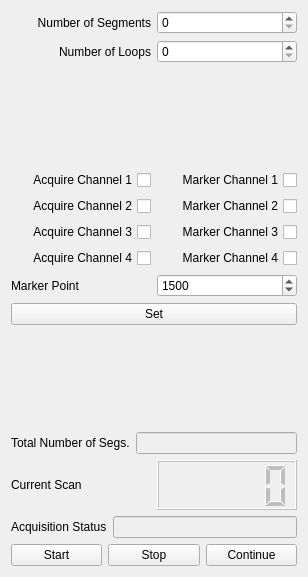
             <widget class="QWidget" name="pAcquisition">
              <property name="geometry">
               <rect>
                <x>0</x>
                <y>0</y>
                <width>308</width>
                <height>577</height>
               </rect>
              </property>
              <attribute name="label">
               <string>Acquisition</string>
              </attribute>
              <layout class="QVBoxLayout" name="verticalLayout_13">
               <item>
                <layout class="QHBoxLayout" name="horizontalLayout_29">
                 <item>
                  <widget class="QLabel" name="label_16">
                   <property name="text">
                    <string>Number of Segments</string>
                   </property>
                   <property name="alignment">
                    <set>Qt::AlignRight|Qt::AlignTrailing|Qt::AlignVCenter</set>
                   </property>
                  </widget>
                 </item>
                 <item>
                  <widget class="QSpinBox" name="sB_NumSegments">
                   <property name="maximum">
                    <number>9999</number>
                   </property>
                  </widget>
                 </item>
                </layout>
               </item>
               <item>
                <layout class="QHBoxLayout" name="horizontalLayout_40">
                 <item>
                  <widget class="QLabel" name="label_29">
                   <property name="text">
                    <string>Number of Loops</string>
                   </property>
                   <property name="alignment">
                    <set>Qt::AlignRight|Qt::AlignTrailing|Qt::AlignVCenter</set>
                   </property>
                  </widget>
                 </item>
                 <item>
                  <widget class="QSpinBox" name="sB_NumLoops">
                   <property name="maximum">
                    <number>9999</number>
                   </property>
                  </widget>
                 </item>
                </layout>
               </item>
               <item>
                <spacer name="verticalSpacer_6">
                 <property name="orientation">
                  <enum>Qt::Vertical</enum>
                 </property>
                 <property name="sizeHint" stdset="0">
                  <size>
                   <width>20</width>
                   <height>40</height>
                  </size>
                 </property>
                </spacer>
               </item>
               <item>
                <layout class="QHBoxLayout" name="horizontalLayout_43">
                 <item>
                  <widget class="QCheckBox" name="cB_AcquireChannel1">
                   <property name="layoutDirection">
                    <enum>Qt::RightToLeft</enum>
                   </property>
                   <property name="text">
                    <string>Acquire Channel 1</string>
                   </property>
                   <property name="tristate">
                    <bool>false</bool>
                   </property>
                  </widget>
                 </item>
                 <item>
                  <widget class="QCheckBox" name="cB_MarkerChannel1">
                   <property name="layoutDirection">
                    <enum>Qt::RightToLeft</enum>
                   </property>
                   <property name="text">
                    <string>Marker Channel 1</string>
                   </property>
                  </widget>
                 </item>
                </layout>
               </item>
               <item>
                <layout class="QHBoxLayout" name="horizontalLayout_42">
                 <item>
                  <widget class="QCheckBox" name="cB_AcquireChannel2">
                   <property name="layoutDirection">
                    <enum>Qt::RightToLeft</enum>
                   </property>
                   <property name="text">
                    <string>Acquire Channel 2</string>
                   </property>
                   <property name="tristate">
                    <bool>false</bool>
                   </property>
                  </widget>
                 </item>
                 <item>
                  <widget class="QCheckBox" name="cB_MarkerChannel2">
                   <property name="layoutDirection">
                    <enum>Qt::RightToLeft</enum>
                   </property>
                   <property name="text">
                    <string>Marker Channel 2</string>
                   </property>
                  </widget>
                 </item>
                </layout>
               </item>
               <item>
                <layout class="QHBoxLayout" name="horizontalLayout_28">
                 <item>
                  <widget class="QCheckBox" name="cB_AcquireChannel3">
                   <property name="layoutDirection">
                    <enum>Qt::RightToLeft</enum>
                   </property>
                   <property name="text">
                    <string>Acquire Channel 3</string>
                   </property>
                   <property name="tristate">
                    <bool>false</bool>
                   </property>
                  </widget>
                 </item>
                 <item>
                  <widget class="QCheckBox" name="cB_MarkerChannel3">
                   <property name="layoutDirection">
                    <enum>Qt::RightToLeft</enum>
                   </property>
                   <property name="text">
                    <string>Marker Channel 3</string>
                   </property>
                  </widget>
                 </item>
                </layout>
               </item>
               <item>
                <layout class="QHBoxLayout" name="horizontalLayout_27">
                 <item>
                  <widget class="QCheckBox" name="cB_AcquireChannel4">
                   <property name="layoutDirection">
                    <enum>Qt::RightToLeft</enum>
                   </property>
                   <property name="text">
                    <string>Acquire Channel 4</string>
                   </property>
                   <property name="tristate">
                    <bool>false</bool>
                   </property>
                  </widget>
                 </item>
                 <item>
                  <widget class="QCheckBox" name="cB_MarkerChannel4">
                   <property name="layoutDirection">
                    <enum>Qt::RightToLeft</enum>
                   </property>
                   <property name="text">
                    <string>Marker Channel 4</string>
                   </property>
                  </widget>
                 </item>
                </layout>
               </item>
               <item>
                <layout class="QHBoxLayout" name="horizontalLayout_68">
                 <item>
                  <widget class="QLabel" name="label_53">
                   <property name="text">
                    <string>Marker Point</string>
                   </property>
                  </widget>
                 </item>
                 <item>
                  <widget class="QSpinBox" name="sB_MarkerPoint">
                   <property name="maximum">
                    <number>999999</number>
                   </property>
                   <property name="value">
                    <number>1500</number>
                   </property>
                  </widget>
                 </item>
                </layout>
               </item>
               <item>
                <layout class="QHBoxLayout" name="horizontalLayout_30">
                 <item>
                  <widget class="QPushButton" name="pB_SetAcquisition">
                   <property name="text">
                    <string>Set</string>
                   </property>
                  </widget>
                 </item>
                </layout>
               </item>
               <item>
                <spacer name="verticalSpacer_4">
                 <property name="orientation">
                  <enum>Qt::Vertical</enum>
                 </property>
                 <property name="sizeHint" stdset="0">
                  <size>
                   <width>20</width>
                   <height>40</height>
                  </size>
                 </property>
                </spacer>
               </item>
               <item>
                <layout class="QHBoxLayout" name="horizontalLayout_9">
                 <item>
                  <widget class="QLabel" name="label_2">
                   <property name="text">
                    <string>Total Number of Segs.</string>
                   </property>
                  </widget>
                 </item>
                 <item>
                  <widget class="QLineEdit" name="lE_TotNumSegments">
                   <property name="enabled">
                    <bool>false</bool>
                   </property>
                   <property name="maximumSize">
                    <size>
                     <width>16777215</width>
                     <height>16777215</height>
                    </size>
                   </property>
                   <property name="readOnly">
                    <bool>true</bool>
                   </property>
                  </widget>
                 </item>
                </layout>
               </item>
               <item>
                <layout class="QHBoxLayout" name="horizontalLayout_67">
                 <item>
                  <widget class="QLabel" name="label_52">
                   <property name="text">
                    <string>Current Scan</string>
                   </property>
                  </widget>
                 </item>
                 <item>
                  <widget class="QLCDNumber" name="lN_CurrentScan">
                   <property name="enabled">
                    <bool>false</bool>
                   </property>
                   <property name="minimumSize">
                    <size>
                     <width>0</width>
                     <height>50</height>
                    </size>
                   </property>
                  </widget>
                 </item>
                </layout>
               </item>
               <item>
                <layout class="QHBoxLayout" name="horizontalLayout_66">
                 <item>
                  <widget class="QLabel" name="label_51">
                   <property name="text">
                    <string>Acquisition Status</string>
                   </property>
                  </widget>
                 </item>
                 <item>
                  <widget class="QLineEdit" name="lE_AcquisitionStatus">
                   <property name="enabled">
                    <bool>false</bool>
                   </property>
                  </widget>
                 </item>
                </layout>
               </item>
               <item>
                <layout class="QHBoxLayout" name="horizontalLayout_2">
                 <item>
                  <widget class="QPushButton" name="pB_StartAcquisition">
                   <property name="text">
                    <string>Start</string>
                   </property>
                  </widget>
                 </item>
                 <item>
                  <widget class="QPushButton" name="pB_StopAcquisition">
                   <property name="text">
                    <string>Stop</string>
                   </property>
                  </widget>
                 </item>
                 <item>
                  <widget class="QPushButton" name="pB_ContinueAcquisition">
                   <property name="text">
                    <string>Continue</string>
                   </property>
                  </widget>
                 </item>
                </layout>
               </item>
              </layout>
             </widget>
